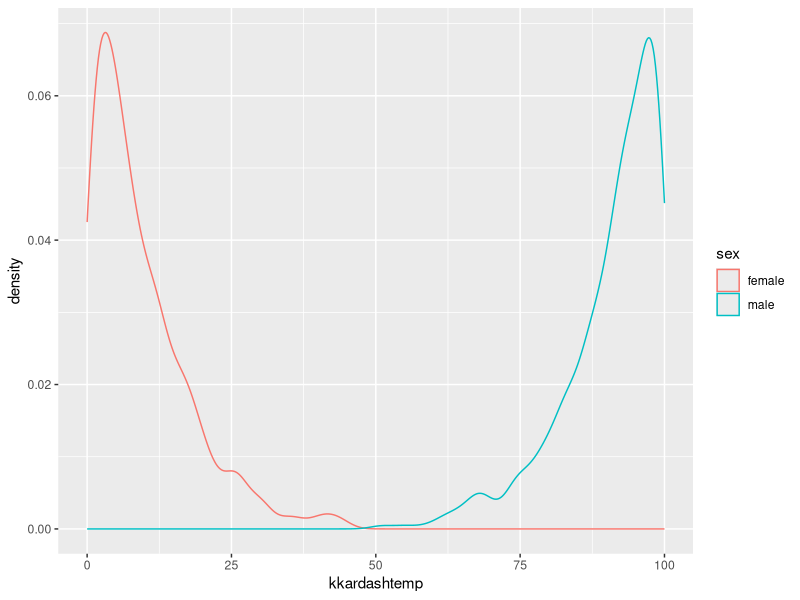
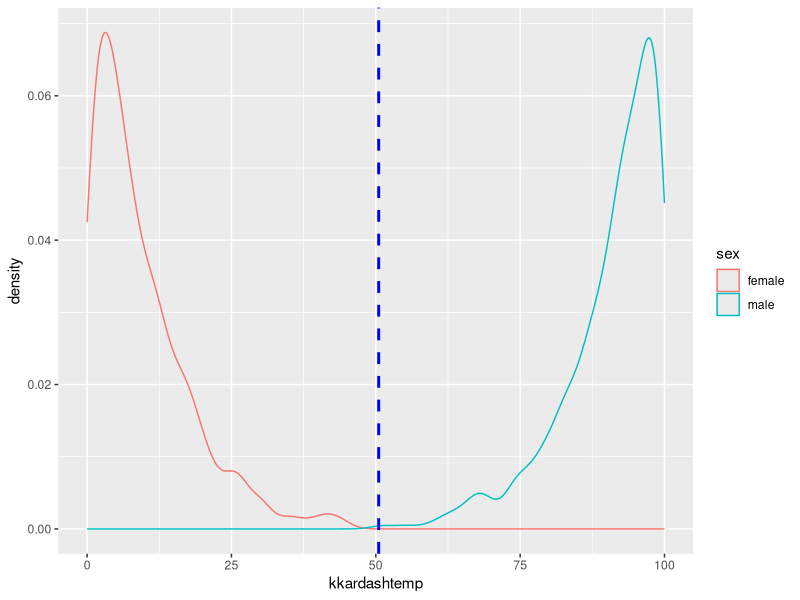
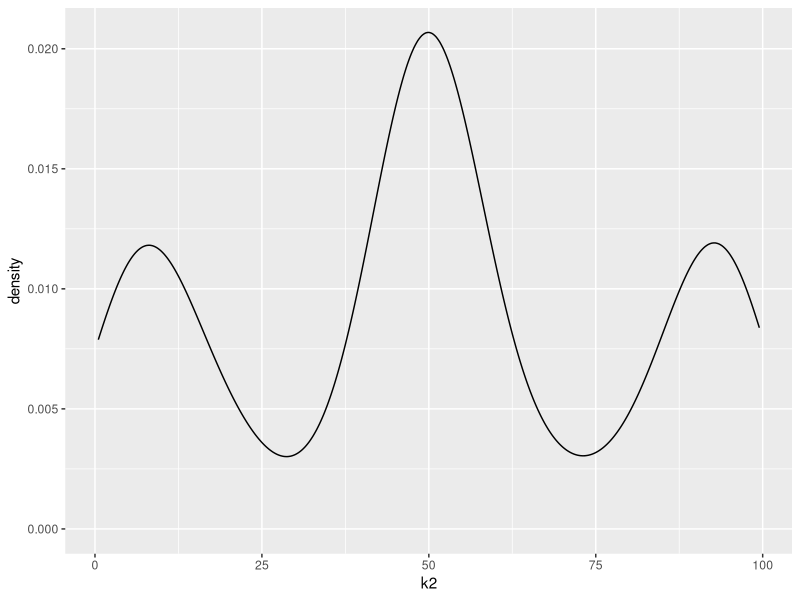
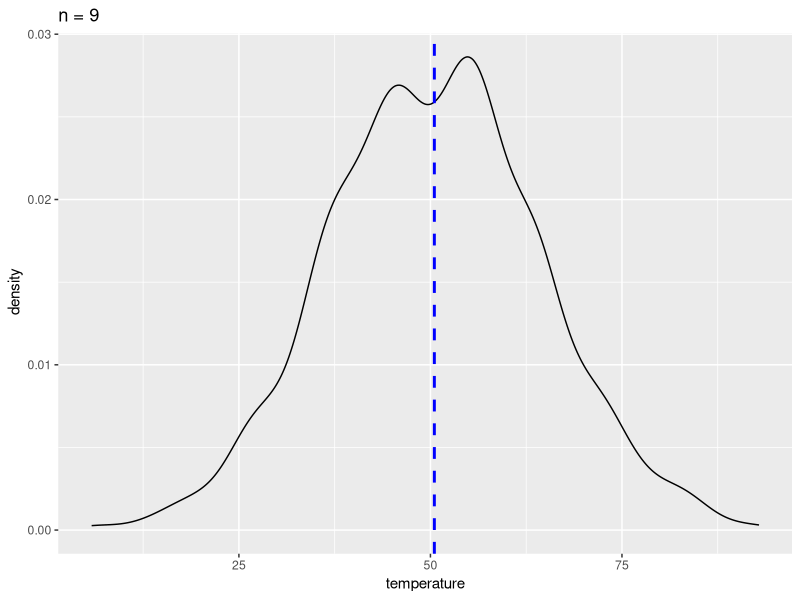
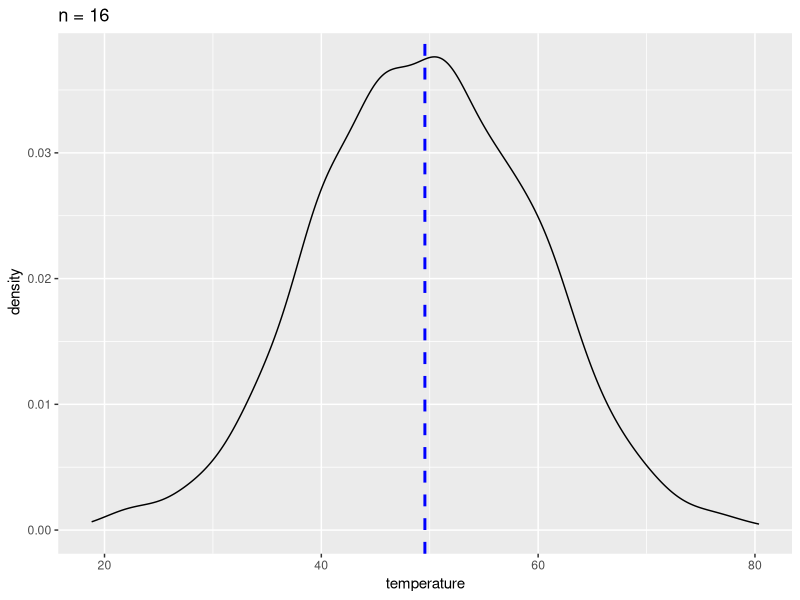

These figures' R source, in order:
## ---- chunk 1
knitr::opts_chunk$set(echo = TRUE)
require(tidyverse)
require(lattice)
## ---- chunk 2
Homers_data <- read.csv(file="Homers_data.csv")

my1000 <- sample(Homers_data , size = 1000, replace=T)

## ---- chunk 3

library(ggplot2)
sampleNumber = sample(1:10000, size = 1000)
library(dplyr)
my1000 <- Homers_data[sampleNumber, ]
names(my1000)
# Basic density
p <- ggplot(my1000, aes(x=kkardashtemp,col=sex)) + 
  geom_density()
p
# Add mean line
p+ geom_vline(aes(xintercept=mean(kkardashtemp)),
            color="blue", linetype="dashed", size=1)
print(paste('mean = ', mean(my1000$kkardashtemp),' sd = ',sd(my1000$kkardashtemp)))
## ---- chunk 4
numb=2
Hdata = Homers_data[sample(1:1000, size=numb*1000, replace=T),"kkardashtemp"]
mdata  <-matrix(Hdata,nrow=1000,ncol=numb)
x.avg <- apply(mdata,1,mean)
my1000$k2 = x.avg

p <- ggplot(my1000, aes(x=k2)) + 
  geom_density() 
p

# Add mean line
  geom_vline(aes(xintercept=mean(k4)),
            color="blue", linetype="dashed", size=1)
print(paste('mean = ', mean(my1000$k2),' sd = ',sd(my1000$k2)))

## ---- chunk 5
numb = 9
Hdata = Homers_data[sample(1:1000,size=numb*1000, replace=T),"kkardashtemp"]
mdata  <-matrix(Hdata,nrow=1000,ncol=numb)
x.avg <- apply(mdata,1,mean)
my1000$k9 = x.avg


p <- ggplot(my1000, aes(x=k9),col=sex) + 
  geom_density() + 

# Add mean line
 geom_vline(aes(xintercept=mean(k9)),
            color="blue", linetype="dashed", size=1)
p + ggtitle("n = 9") +
  xlab("temperature") + ylab(" density")

print(paste('mean = ', mean(my1000$k9),' sd = ',sd(my1000$k9)))
## ---- chunk 6
numb = 16
Hdata = Homers_data[sample(1:1000,size=numb*1000, replace=T),"kkardashtemp"]
mdata  <-matrix(Hdata,nrow=1000,ncol=numb)
x.avg <- apply(mdata,1,mean)
my1000$k16 = x.avg


p <- ggplot(my1000, aes(x=k16),col=sex) + 
  geom_density() + 

# Add mean line
 geom_vline(aes(xintercept=mean(k16)),
            color="blue", linetype="dashed", size=1)
p + ggtitle("n = 16") +
  xlab("temperature") + ylab(" density")

print(paste('mean = ', mean(my1000$k16),' sd = ',sd(my1000$k16)))
